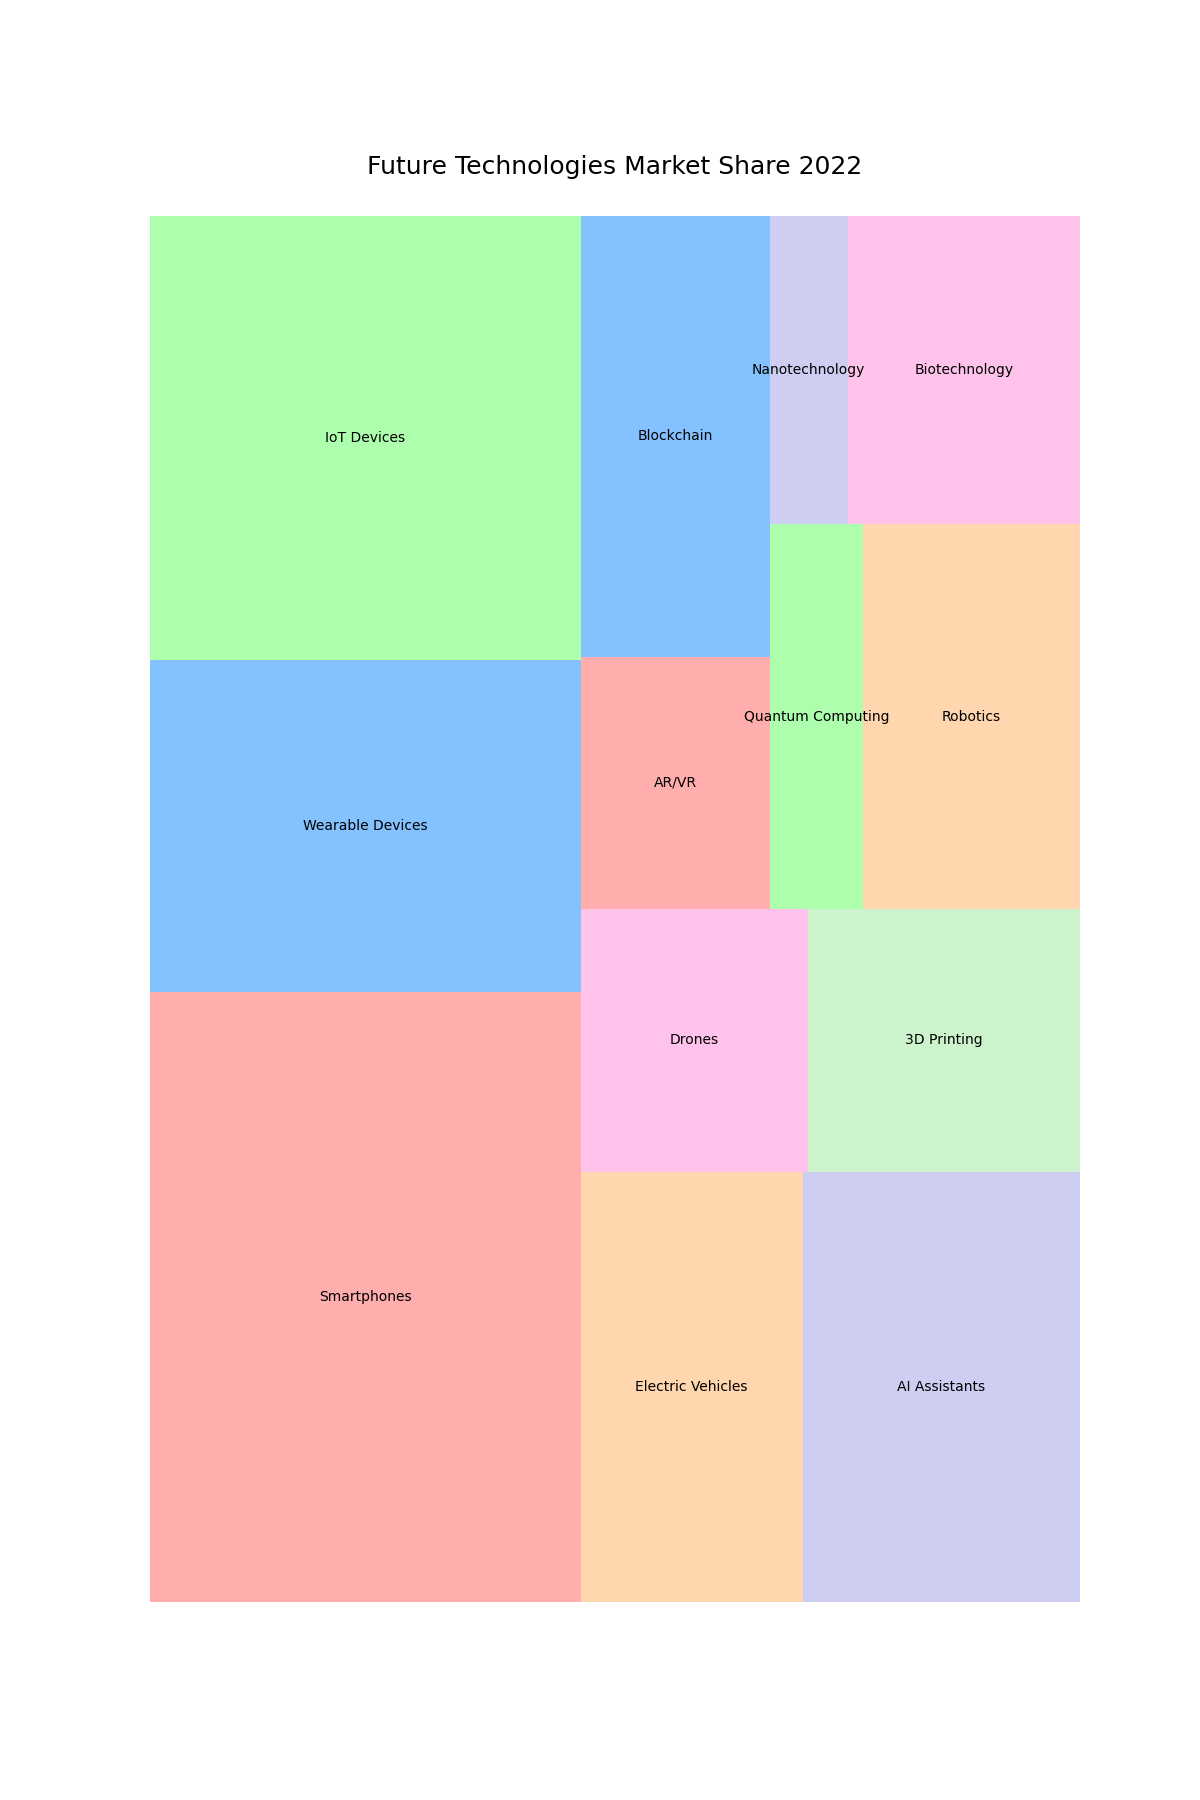

The script that drew this image:

import matplotlib.pyplot as plt
import squarify

# Data for future technologies market share
topics = ['Smartphones', 'Wearable Devices', 'IoT Devices', 'Electric Vehicles', 'AI Assistants', 
          'Drones', '3D Printing', 'AR/VR', 'Blockchain', 'Quantum Computing', 'Robotics', 
          'Nanotechnology', 'Biotechnology']
market_share = [22.0, 12.0, 16.0, 8.0, 10.0, 5.0, 6.0, 4.0, 7.0, 3.0, 7.0, 2.0, 6.0]

# Custom color scheme
colors = [
    '#ff9999', '#66b3ff', '#99ff99', '#ffcc99', '#c2c2f0',
    '#ffb3e6', '#c1f0c1', '#ff9999', '#66b3ff', '#99ff99',
    '#ffcc99', '#c2c2f0', '#ffb3e6'
]

# Treemap
plt.figure(figsize=(12, 18))  # Adjusting the size of the treemap
squarify.plot(sizes=market_share, label=topics, color=colors, alpha=0.8)
plt.title('Future Technologies Market Share 2022', pad=30, fontsize=18)
plt.axis('off')  # No axes for a cleaner look

plt.show()
